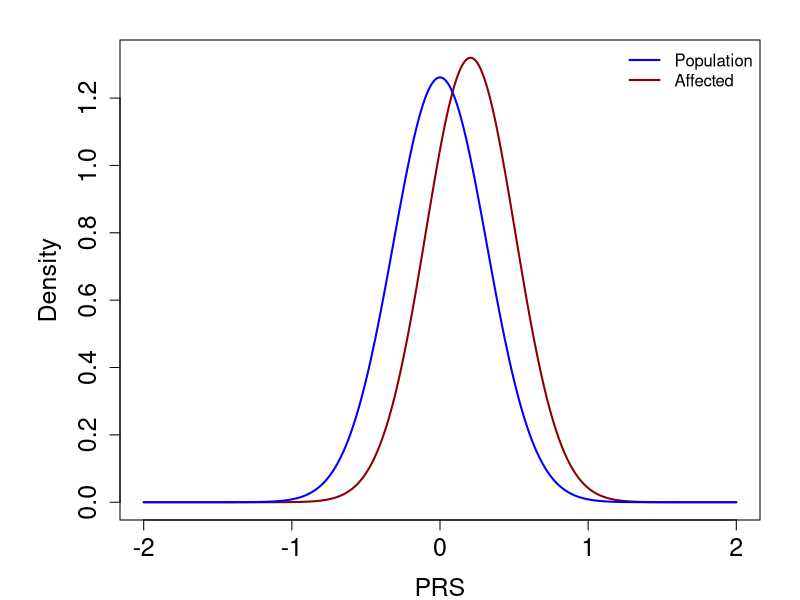

This chart was generated by the following R code:

r2 = 0.1
r = sqrt(r2)

K = 0.05
zK = qnorm(1-K)

dr = 0.01
rs = seq(-2,2,by=dr)

pop_dist = dnorm(rs,0,r)
affected_dist = dnorm(rs,0,r) * pnorm((zK-rs)/sqrt(1-r2),lower.tail = F)/K

png('../Figures/ScoresDist.png',2000,1200,res=300)

par(mar=c(4,6,2,2))

plot(rs,affected_dist,type='l',lwd=2,col='darkred',xlab='PRS',ylab='Density',cex.axis=1.5,cex.lab=1.5)
lines(rs,pop_dist,lwd=2,col='blue')
legend('topright',c('Population','Affected'),bty = 'n',col=c('blue','darkred'),lwd=2)

dev.off()
